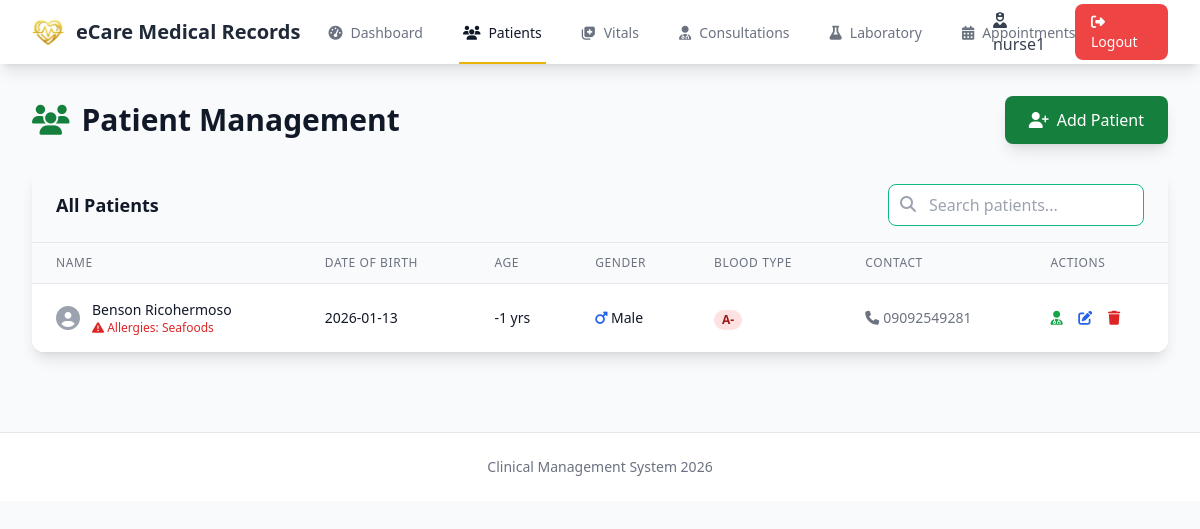
/patients (signed in), run on the app's committed database.
### tables this page shows
CREATE TABLE patients (
            id INTEGER PRIMARY KEY AUTOINCREMENT,
            name TEXT NOT NULL,
            date_of_birth TEXT NOT NULL,
            gender TEXT NOT NULL,
            blood_type TEXT,
            allergies TEXT,
            contact TEXT,
            address TEXT,
            payment_method TEXT,
            created_at TIMESTAMP DEFAULT CURRENT_TIMESTAMP,
            updated_at TIMESTAMP DEFAULT CURRENT_TIMESTAMP
        );

### app.py (the view)
@app.route('/patients')
@login_required
def patients():
    db = get_db()
    patients_list = db.execute(
        'SELECT * FROM patients ORDER BY name'
    ).fetchall()
    today = datetime.now().strftime('%Y-%m-%d')
    return render_template('patients.html', patients=patients_list, today=today)

### app.py (called while the page is built)
def login_required(f):
    @wraps(f)
    def decorated_function(*args, **kwargs):
        if 'user_id' not in session:
            flash('Please log in to access this page.', 'warning')
            return redirect(url_for('login'))
        return f(*args, **kwargs)
    return decorated_function

### models/database.py (called while the page is built)
def get_db():
    if 'db' not in g:
        g.db = sqlite3.connect(
            current_app.config['DATABASE'],
            detect_types=sqlite3.PARSE_DECLTYPES
        )
        g.db.row_factory = sqlite3.Row
        g.db.execute('PRAGMA foreign_keys = ON')
    return g.db

### templates/patients.html (shortened to what this page needs)
{% extends "layout.html" %}
{% block content %}
<div class="slide-in">
    <div class="flex justify-between items-center mb-6">
        <h1 class="text-3xl font-bold text-gray-900">
            <i class="fas fa-users mr-3 text-green-700"></i>Patient Management
        </h1>
        <button onclick="openAddPatientModal()"
                class="bg-green-700 hover:bg-green-800 text-white px-6 py-3 rounded-lg font-medium shadow-lg">
            <i class="fas fa-user-plus mr-2"></i>Add Patient
        </button>
    </div>
    <div class="bg-white rounded-xl shadow-lg overflow-hidden">
        <div class="px-6 py-4 bg-gray-50 border-b">
            <div class="flex justify-between items-center">
                <h2 class="text-lg font-semibold text-gray-900">All Patients</h2>
                <div class="relative">
                    <input type="text"
                           id="searchPatient"
                           placeholder="Search patients..."
                           onkeyup="searchPatients()"
                           class="w-64 px-4 py-2 pl-10 border border-gray-300 rounded-lg focus:outline-none focus:ring-2 focus:ring-green-500">
                    <i class="fas fa-search absolute left-3 top-3 text-gray-400"></i>
                </div>
            </div>
        </div>
        {% if patients %}
        <div class="overflow-x-auto">
            <table class="min-w-full divide-y divide-gray-200">
                <thead class="bg-gray-50">
                    <tr>
                        <th class="px-6 py-3 text-left text-xs font-medium text-gray-500 uppercase tracking-wider">Name</th>
                        <th class="px-6 py-3 text-left text-xs font-medium text-gray-500 uppercase tracking-wider">Date of Birth</th>
                        <th class="px-6 py-3 text-left text-xs font-medium text-gray-500 uppercase tracking-wider">Age</th>
                        <th class="px-6 py-3 text-left text-xs font-medium text-gray-500 uppercase tracking-wider">Gender</th>
                        <th class="px-6 py-3 text-left text-xs font-medium text-gray-500 uppercase tracking-wider">Blood Type</th>
                        <th class="px-6 py-3 text-left text-xs font-medium text-gray-500 uppercase tracking-wider">Contact</th>
                        <th class="px-6 py-3 text-left text-xs font-medium text-gray-500 uppercase tracking-wider">Actions</th>
                    </tr>
                </thead>
                <tbody id="patientsTableBody" class="bg-white divide-y divide-gray-200">
                    {% for patient in patients %}
                    <tr class="hover:bg-gray-50">
                        <td class="px-6 py-4 whitespace-nowrap">
                            <div class="flex items-center">
                                <i class="fas fa-user-circle text-gray-400 text-2xl mr-3"></i>
                                <div>
                                    <div class="text-sm font-medium text-gray-900">{{ patient.name }}</div>
                                    {% if patient.allergies %}
                                    <div class="text-xs text-red-600">
                                        <i class="fas fa-exclamation-triangle"></i> Allergies: {{ patient.allergies }}
                                    </div>
                                    {% endif %}
                                </div>
                            </div>
                        </td>
                        <td class="px-6 py-4 whitespace-nowrap text-sm text-gray-900">{{ patient.date_of_birth }}</td>
                        <td class="px-6 py-4 whitespace-nowrap text-sm text-gray-900">
                            <span class="calculate-age" data-dob="{{ patient.date_of_birth }}"></span>
                        </td>
                        <td class="px-6 py-4 whitespace-nowrap text-sm text-gray-900">
                            {% if patient.gender == 'Male' %}
                            <i class="fas fa-mars text-blue-600"></i>
                            {% else %}
                            <i class="fas fa-venus text-pink-600"></i>
                            {% endif %}
                            {{ patient.gender }}
                        </td>
                        <td class="px-6 py-4 whitespace-nowrap">
                            <span class="px-2 inline-flex text-xs leading-5 font-semibold rounded-full bg-red-100 text-red-800">
                                {{ patient.blood_type or 'N/A' }}
                            </span>
                        </td>
                        <td class="px-6 py-4 whitespace-nowrap text-sm text-gray-500">
                            {% if patient.contact %}
                            <i class="fas fa-phone mr-1"></i>{{ patient.contact }}
                            {% else %}
                            N/A
                            {% endif %}
                        </td>
                        <td class="px-6 py-4 whitespace-nowrap text-sm font-medium">
                            <button type="button"
                                    data-patient-id="{{ patient.id }}"
                                    data-patient-name="{{ patient.name }}"
                                    onclick="showConsultationConfirm(this.dataset.patientId, this.dataset.patientName)"
                                    class="text-green-600 hover:text-green-900 mr-3"
                                    title="Send to Consultation"
                                    aria-label="Send patient {{ patient.name }} to consultation">
                                <i class="fas fa-user-md"></i>
                            </button>
                            <button type="button"
                                    data-id="{{ patient.id }}"
                                    data-name="{{ patient.name }}"
                                    data-dob="{{ patient.date_of_birth }}"
                                    data-gender="{{ patient.gender }}"
                                    data-blood="{{ patient.blood_type }}"
                                    data-allergies="{{ patient.allergies }}"
                                    data-contact="{{ patient.contact }}"
                                    data-address="{{ patient.address }}"
                                    data-payment="{{ patient.payment_method }}"
                                    onclick="openEditPatientModalFromData(this)"
                                    class="text-blue-600 hover:text-blue-900 mr-3"
                                    title="Edit Patient"
                                    aria-label="Edit patient {{ patient.name }}">
                                <i class="fas fa-edit"></i>
                            </button>
                            <button type="button"
                                    data-patient-id="{{ patient.id }}"
                                    data-patient-name="{{ patient.name }}"
                                    onclick="showDeleteConfirm(this.dataset.patientId, this.dataset.patientName)"
                                    class="text-red-600 hover:text-red-900"
                                    title="Delete Patient"
                                    aria-label="Delete patient {{ patient.name }}">
                                <i class="fas fa-trash"></i>
                            </button>
                        </td>
                    </tr>
                    {% endfor %}
                </tbody>
            </table>
        </div>
        {% else %}
        <div class="text-center py-12 text-gray-500">
            <i class="fas fa-user-slash text-5xl mb-4"></i>
            <p class="text-lg">No patients registered yet.</p>
        </div>
        {% endif %}
    </div>
</div>
{% endblock %}

### static/css/custom.css (style rules this page uses)
input:valid { border-color: #10b981; }

### templates/layout.html (style rules this page uses)
* { box-sizing: border-box; margin: 0; padding: 0; }
body { font-family: system-ui, -apple-system, sans-serif; line-height: 1.6; }
.slide-in { animation: slideIn 0.3s ease-out; }

### data on the page
patients: name "Benson Ricohermoso", allergies "Seafoods", date_of_birth "2026-01-13", gender "Male", blood_type "A-", contact "09092549281"

### other printed values
{{ session.username }} "nurse1"
